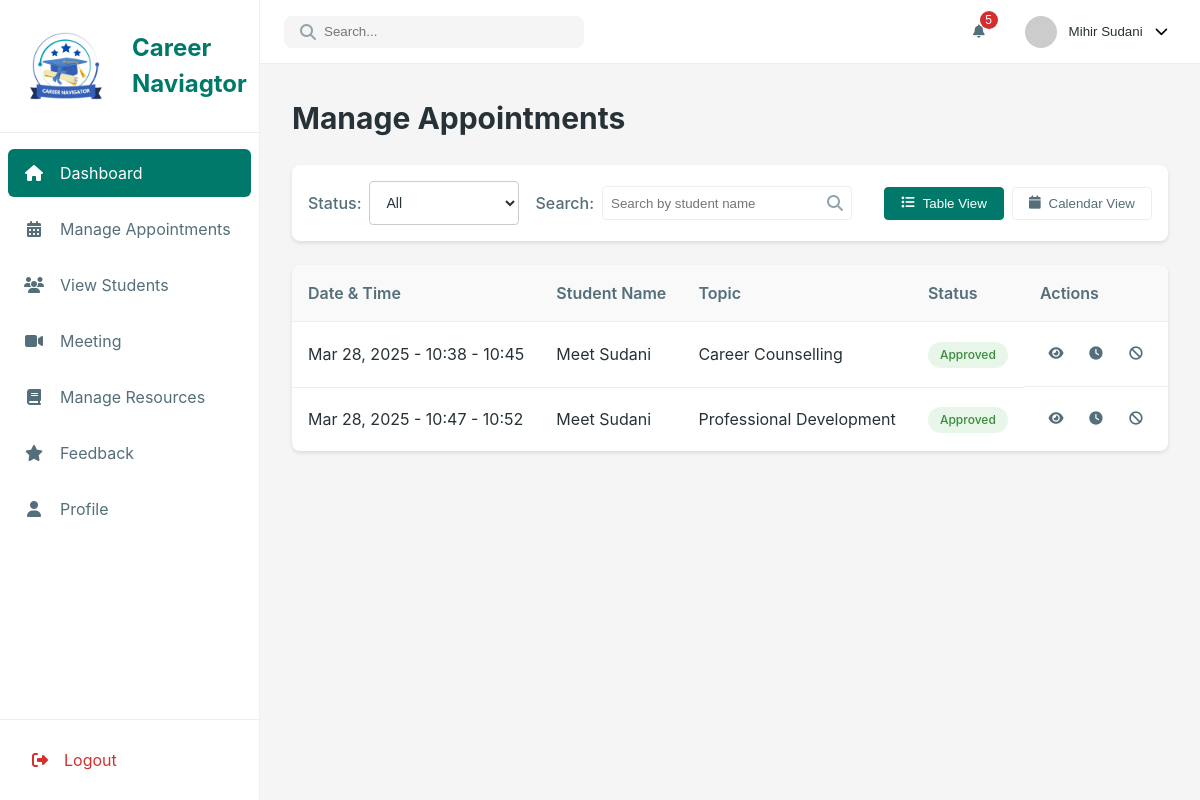
/coun_appointment (signed in), run on the app's committed database.
### model.py (models this page shows)
class Student(db.Model):
    __tablename__ = 'students'
    id = db.Column(db.Integer, primary_key=True, autoincrement=True)
    name = db.Column(db.String(100), nullable=False)
    email = db.Column(db.String(100), nullable=False, unique=True)
    contact_number = db.Column(db.String(15), nullable=False)
    password = db.Column(db.String(255), nullable=False)
    con_password = db.Column(db.String(255), nullable=False)
    interests = db.Column(db.Text, nullable=True)
    created_at = db.Column(db.DateTime, nullable=False, default=datetime.now(timezone.utc))
    feedbacks = db.relationship('Feedback', back_populates='student')

class Appointment(db.Model):
    __tablename__ = 'appointments'
    id = db.Column(db.Integer, primary_key=True, autoincrement=True)
    student_id = db.Column(db.Integer, db.ForeignKey('students.id'), nullable=False)
    counselor_id = db.Column(db.Integer, db.ForeignKey('counselors.id'), nullable=False)
    date = db.Column(db.Date, nullable=False)
    time_slot = db.Column(db.String(50), nullable=False)
    purpose = db.Column(db.Text, nullable=True)
    student_status = db.Column(
        db.Enum('none', 'upcoming','live', 'completed', 'canceled', name='student_status_enum'),
        nullable=False,
        default='none'
    )
    counselor_status = db.Column(
        db.Enum('pending', 'approved', 'rejected','canceled','completed', name='counselor_status_enum'),
        nullable=False,
        default='pending'
    )
    session_link = db.Column(db.String(255), nullable=True)
    created_at = db.Column(db.DateTime, nullable=False, default=datetime.now(timezone.utc))
    updated_at = db.Column(db.DateTime, nullable=True, onupdate=datetime.now(timezone.utc))
    student = db.relationship('Student', backref='appointments')
    counselor = db.relationship('Counselor', backref='appointments')

### app.py (the view)
@app.route('/coun_appointment')
def coun_appointment():
    if 'counselor_id' and 'counselor_name' not in session:
        return redirect(url_for('coun_login'))
    counselor_id = session['counselor_id']
    appointments = db.session.query(Appointment).join(Student).filter(Appointment.counselor_id == counselor_id).all()
    print(appointments)
    print(appointments)
    appointment_list = [
        {
            'date_time': f"{appt.date.strftime('%b %d, %Y')} - {appt.time_slot}",
            'student_name': appt.student.name,
            'topic': appt.purpose,
            'student_status': appt.student_status.capitalize(),
            'counselor_status': appt.counselor_status.capitalize(),
            'id': appt.id
        }
        for appt in appointments
    ]
    return render_template('counselor/coun_appointment.html',active_page='coun_appointment',appointments=appointment_list)

### templates/counselor/coun_appointment.html (shortened to what this page needs)
{% extends 'counselor/counselor_base.html' %}
{% block coun_content %}
    <div class="section-header">
        <h1>Manage Appointments</h1>
    </div>
    <div class="filter-container">
        <div class="filter-group">
            <label for="appointment-status">Status:</label>
            <select id="appointment-status" class="filter-select">
                <option value="all">All</option>
            </select>
        </div>
        <div class="filter-group">
            <label for="appointment-search">Search:</label>
            <div class="search-input">
                <input type="text" id="appointment-search" placeholder="Search by student name">
                <i class="fas fa-search"></i>
            </div>
        </div>
        <div class="view-toggle">
            <button class="view-btn active" data-view="table">
                <i class="fas fa-list"></i> Table View
            </button>
            <button class="view-btn" data-view="calendar">
                <i class="fas fa-calendar"></i> Calendar View
            </button>
        </div>
    </div>
    <div class="view-container" id="table-view">
        <table class="data-table">
            <thead>
                <tr>
                    <th>Date & Time</th>
                    <th>Student Name</th>
                    <th>Topic</th>
                    <th>Status</th>
                    <th>Actions</th>
                </tr>
            </thead>
            <tbody>
                {% for appointment in appointments %}
                <tr data-appointment-id="{{ appointment.id }}">
                    <td>{{ appointment.date_time }}</td>
                    <td>{{ appointment.student_name }}</td>
                    <td>{{ appointment.topic }}</td>
                    <td>
                        <span class="status-badge {{ appointment.counselor_status | lower }}">
                            {{ appointment.counselor_status.capitalize() }}
                        </span>
                    </td>
                    <td class="action-cell">
                        {% if appointment.counselor_status == 'Pending' %}
                            <button class="action-icon approve" title="Approve">
                                <i class="fas fa-check"></i>
                            </button>
                            <button class="action-icon reject" title="Reject">
                                <i class="fas fa-times"></i>
                            </button>
                            <button class="action-icon reschedule" title="Reschedule">
                                <i class="fas fa-clock"></i>
                            </button>
                        {% elif appointment.counselor_status == 'Approved' %}
                            <button class="action-icon view" title="View Details">
                                <i class="fas fa-eye"></i>
                            </button>
                            <button class="action-icon reschedule" title="Reschedule">
                                <i class="fas fa-clock"></i>
                            </button>
                            <button class="action-icon cancel" title="Cancel">
                                <i class="fas fa-ban"></i>
                            </button>
                        {% endif %}
                    </td>
                </tr>
                {% endfor %}
            </tbody>
        </table>
    </div>
{% endblock %}

### static/css/counselor/counselor.css (style rules this page uses)
:root { --primary-color: #00796b; --primary-light: #48a999; --primary-dark: #004c40; --secondary-color: #607d8b; --warning-color: #ffa000; --danger-color: #d32f2f; --success-color: #388e3c; --background-color: #f5f5f5; --surface-color: #ffffff; --text-primary: #263238; --text-secondary: #546e7a; --text-muted: #90a4ae; --border-color: #eceff1; --sidebar-width: 260px; --sidebar-collapsed-width: 70px; --top-bar-height: 64px; --card-shadow: 0 2px 4px rgba(0, 0, 0, 0.1); --transition-speed: 0.3s; }
* { margin: 0; padding: 0; box-sizing: border-box; }
body { font-family: "Poppins", -apple-system, BlinkMacSystemFont, "Segoe UI", Roboto, Oxygen, Ubuntu, Cantarell, sans-serif; background-color: var(--background-color); color: var(--text-primary); line-height: 1.5; }
.section-header { display: flex; justify-content: space-between; align-items: center; margin-bottom: 1.5rem; }
.section-header h1 { font-size: 1.875rem; color: var(--text-primary); }
.filter-container { display: flex; flex-wrap: wrap; gap: 1rem; margin-bottom: 1.5rem; align-items: center; background-color: var(--surface-color); padding: 1rem; border-radius: 8px; box-shadow: var(--card-shadow); }
.filter-group { display: flex; align-items: center; gap: 0.5rem; }
.filter-group label { font-weight: 500; color: var(--text-secondary); }
.filter-select { padding: 0.5rem; border: 1px solid var(--border-color); border-radius: 4px; background-color: var(--surface-color); color: var(--text-primary); min-width: 150px; }
.search-input { display: flex; align-items: center; border: 1px solid var(--border-color); border-radius: 4px; padding: 0.5rem; width: 250px; }
.search-input input { border: none; outline: none; width: 100%; background: none; }
.search-input i { color: var(--text-muted); margin-left: 0.5rem; }
.view-toggle { margin-left: auto; display: flex; gap: 0.5rem; }
.view-btn { padding: 0.5rem 1rem; border: 1px solid var(--border-color); border-radius: 4px; background-color: var(--surface-color); color: var(--text-secondary); cursor: pointer; display: flex; align-items: center; gap: 0.5rem; }
.view-btn.active { background-color: var(--primary-color); color: white; border-color: var(--primary-color); }
.view-container { background-color: var(--surface-color); border-radius: 8px; box-shadow: var(--card-shadow); overflow: hidden; }
.data-table { width: 100%; border-collapse: collapse; }
.data-table th, .data-table td { padding: 1rem; text-align: left; border-bottom: 1px solid var(--border-color); }
.data-table th { background-color: #f9f9f9; font-weight: 600; color: var(--text-secondary); }
.data-table tr:last-child td { border-bottom: none; }
.status-badge { display: inline-block; padding: 0.25rem 0.75rem; border-radius: 50px; font-size: 0.75rem; font-weight: 500; }
.status-badge.approved { background-color: #e8f5e9; color: var(--success-color); }
.action-cell { display: flex; gap: 0.5rem; }
.action-icon { width: 32px; height: 32px; border-radius: 4px; display: flex; align-items: center; justify-content: center; background: none; border: none; cursor: pointer; color: var(--text-secondary); }
.filter-group select { padding: 12px; width: 100%; max-width: 200px; font-size: 14px; border: 1px solid #ccc; border-radius: 4px; outline: none; cursor: pointer; background-color: #fff; }

### data on the page
Student: student_name "Meet Sudani" "Meet Sudani"
Appointment: topic "Career Counselling"
Appointment: topic "Professional Development"

### other printed values
{{ session['counselor_name'] }} "Mihir Sudani"
{{ appointment.date_time }} "Mar 28, 2025 - 10:38 - 10:45" "Mar 28, 2025 - 10:47 - 10:52"
{{ appointment.counselor_status.capitalize() }} "Approved" "Approved"
